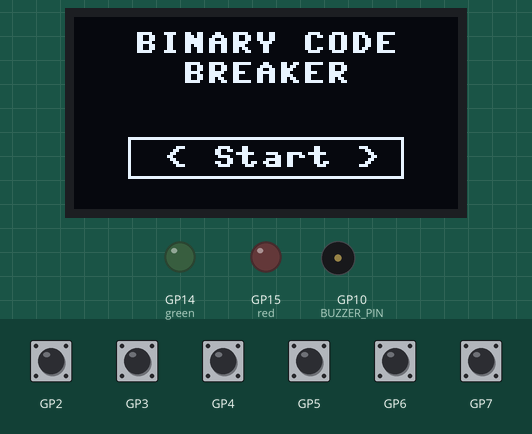
Recording of a program running on a simulated Raspberry Pi Pico running MicroPython. On the bench: 128×64 one-colour display, output pins drawn as LEDs (lit = HIGH), buzzer (waves = sounding). The test bench sets the inputs (shaded band); at power-on: GP2–7 HIGH. Library files of the repository ran but are not shown: ssd1306.py; what the program prints to the serial console is not drawn.

Above: at 2.8 s.
2.9 s: GP6 pulled LOW for 0.15 s
At 3.5 s:
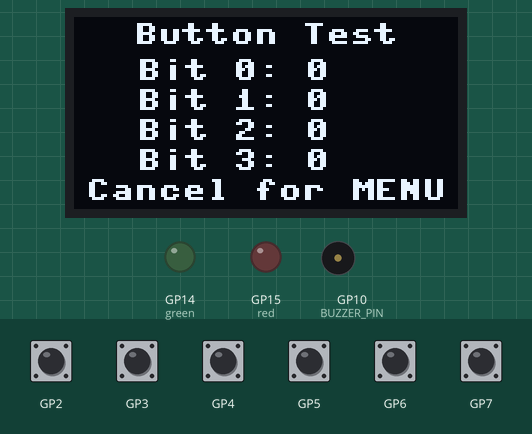
4.5 s: GP2 pulled LOW for 1 s
At 6.1 s:
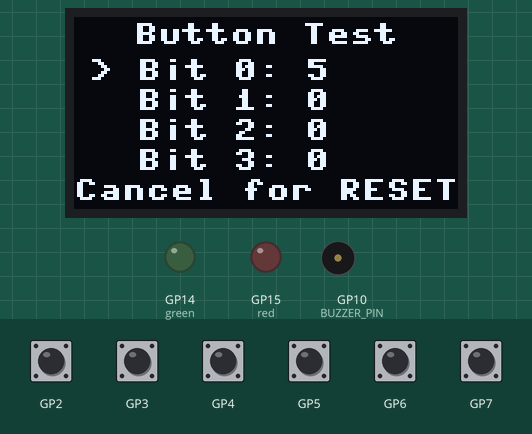
7.0 s: GP3 pulled LOW for 0.15 s
At 7.7 s:
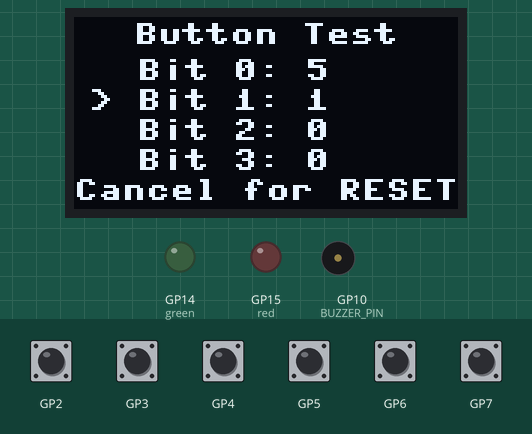
8.6 s: GP4 pulled LOW for 0.15 s
At 9.0 s:
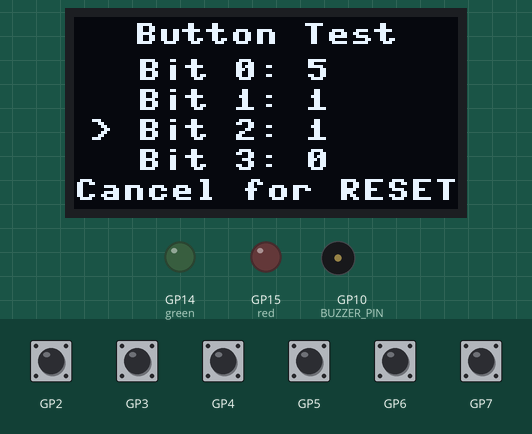
10.2 s: GP5 pulled LOW for 0.15 s
At 11.4 s:
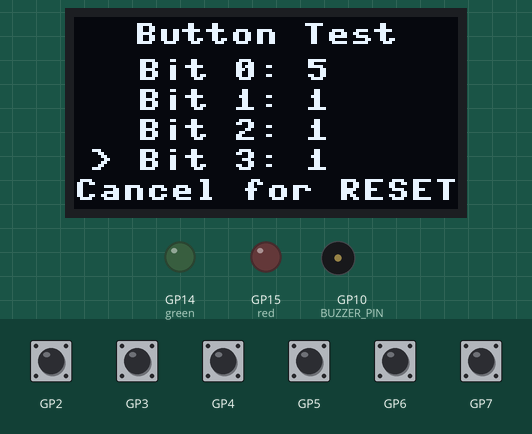
11.8 s: GP2 pulled LOW for 0.15 s
At 12.4 s:
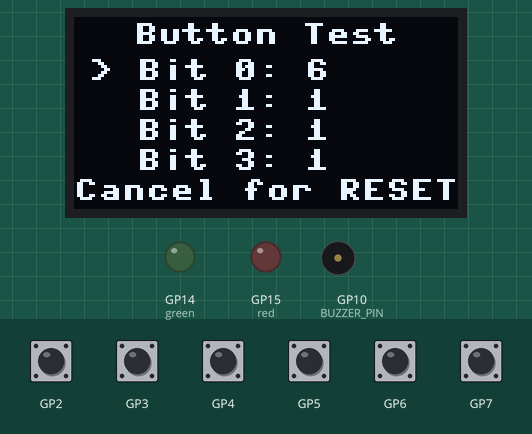
Timing chart, 0 to 14.4 s (numbered marks = the images above; inputs shaded):
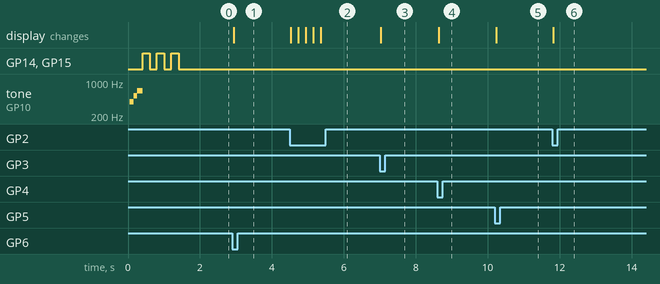

Measured:
- after the input at 2.9 s, the display: changes at once (image 1)
- after the input at 4.5 s, the display: first changes at once (image 2 shows a later state)
- after the input at 7.0 s, the display: changes at once (image 3)
- after the input at 8.6 s, the display: changes at once (image 4)
- after the input at 10.2 s, the display: changes at once (image 5)
- after the input at 11.8 s, the display: changes at once (image 6)

The program:

main.py
```python
# main.py
import utime
import hardware_manager as hw

# --- Initialize All Objects ---
display = hw.Display()
buzzer = hw.Buzzer()
leds = hw.LEDs()
inputs = hw.InputHandler()

# --- Variables for State Management ---
current_screen = "MENU"
last_pressed_button = None # We'll remember the last pressed button for the UI
input_counts = {
    "Bit 0": 0, "Bit 1": 0, "Bit 2": 0, "Bit 3": 0
}

# --- Functions ---
def run_startup_sequence():
    """Runs the startup sequence."""
    display.draw_main_menu()
    buzzer.play_startup_sound()
    leds.blink_all()

def reset_counts():
    """Resets the counters and redraws the screen."""
    global last_pressed_button
    last_pressed_button = None
    for key in input_counts:
        input_counts[key] = 0
    # Redraw with reset values
    display.draw_counter_screen(input_counts, last_pressed_button, True)

# --- Program Start ---
run_startup_sequence()

# --- Main Infinite Loop ---
while True:
    pressed_button = inputs.check_press()

    if pressed_button:
        # --- LOGIC FOR THE MENU SCREEN ---
        if current_screen == "MENU":
            if pressed_button == "Confirm":
                current_screen = "COUNTER_TEST"
                reset_counts() # Resets and simultaneously redraws the first screen

        # --- LOGIC FOR THE COUNTER TEST SCREEN ---
        elif current_screen == "COUNTER_TEST":

            if pressed_button in input_counts:
                input_counts[pressed_button] += 1
                last_pressed_button = pressed_button # Save the last input
                # Redraw the screen with the new data
                display.draw_counter_screen(input_counts, last_pressed_button, False)

            elif pressed_button == "Cancel":
                all_zero = all(count == 0 for count in input_counts.values())

                if all_zero:
                    current_screen = "MENU"
                    run_startup_sequence()
                else:
                    reset_counts()

    utime.sleep(0.01)
```

hardware_manager.py
```python
# hardware_manager.py
import machine
import utime
from ssd1306 import SSD1306_I2C
import config

class Display:
    def __init__(self):
        i2c = machine.I2C(0, scl=machine.Pin(config.PIN_SCL), sda=machine.Pin(config.PIN_SDA))
        self.oled = SSD1306_I2C(config.DISPLAY_WIDTH, config.DISPLAY_HEIGHT, i2c, config.I2C_ADDRESS)
        print("Display (128x64) initialized.")

    def draw_main_menu(self):
        self.oled.fill(0)

        # Game title on two lines for better readability and centering
        title1 = "BINARY CODE"
        title2 = "BREAKER"

        # Calculate the x position to center each line
        # (Display width - (number of characters * 8 pixels per character)) / 2
        x1 = (config.DISPLAY_WIDTH - (len(title1) * 8)) // 2
        x2 = (config.DISPLAY_WIDTH - (len(title2) * 8)) // 2

        self.oled.text(title1, x1, 5)
        self.oled.text(title2, x2, 15)

        # Frame around the start button
        self.oled.rect(18, 40, 92, 14, 1)
        self.oled.text("< Start >", 30, 43)

        self.oled.show()

    def draw_counter_screen(self, counts, last_pressed, all_zero):
        self.oled.fill(0)

        # Create a mapping for prettier names and pin numbers
        button_labels = {
            "Bit 0": "Bit 0",
            "Bit 1": "Bit 1",
            "Bit 2": "Bit 2",
            "Bit 3": "Bit 3"
        }

        # Centered title
        title = "Button Test"
        x_title = (config.DISPLAY_WIDTH - (len(title) * 8)) // 2
        self.oled.text(title, x_title, 2)

        # --- CHANGE #1: Guaranteed order ---
        # We create a list that has a fixed order.
        # The loop will now follow this list, not the dictionary.
        display_order = ["Bit 0", "Bit 1", "Bit 2", "Bit 3"]

        # --- CHANGE #2: Adjusted spacing ---
        # We reduce the space between lines to make everything fit.
        y_pos = 14 # Start a little lower
        for name in display_order:
            selector = "> " if name == last_pressed else "  " # Added space for alignment

            full_label = button_labels.get(name)
            count = counts.get(name)

            self.oled.text(f"{selector}{full_label}: {count}", 5, y_pos)
            y_pos += 10 # We reduced the step from 12 to 10

        # Centered dynamic prompt
        if all_zero:
            prompt = "Cancel for MENU"
        else:
            prompt = "Cancel for RESET"

        x_prompt = (config.DISPLAY_WIDTH - (len(prompt) * 8)) // 2
        self.oled.text(prompt, x_prompt, 54) # This position is now correct

        self.oled.show()

# The other classes (Buzzer, LEDs, InputHandler) remain the same as in the previous version
class Buzzer:
    def __init__(self):
        self.pwm = machine.PWM(machine.Pin(config.BUZZER_PIN))
    def play_tone(self, frequency, duration):
        self.pwm.freq(frequency)
        self.pwm.duty_u16(32768)
        utime.sleep(duration)
        self.pwm.duty_u16(0)
    def play_startup_sound(self):
        self.play_tone(392, 0.1)
        self.play_tone(523, 0.1)
        self.play_tone(659, 0.15)

class LEDs:
    def __init__(self):
        self.green = machine.Pin(config.GREEN_LED_PIN, machine.Pin.OUT)
        self.red = machine.Pin(config.RED_LED_PIN, machine.Pin.OUT)
    def blink_all(self, times=3, delay=0.2):
        for _ in range(times):
            self.green.on()
            self.red.on()
            utime.sleep(delay)
            self.green.off()
            self.red.off()
            utime.sleep(delay)

class InputHandler:
    def __init__(self):
        self.buttons = {name: machine.Pin(pin, machine.Pin.IN, machine.Pin.PULL_UP) for name, pin in config.BUTTON_PINS.items()}
        self.last_press_time = 0
    def check_press(self):
        current_time = utime.ticks_ms()
        if current_time - self.last_press_time < config.DEBOUNCE_DELAY_MS:
            return None
        for name, pin in self.buttons.items():
            if pin.value() == 0:
                self.last_press_time = current_time
                return name
        return None
```

config.py
```python
# config.py - Central pin and hardware settings

# I2C Display (OLED 128x64)
PIN_SCL = 1
PIN_SDA = 0
DISPLAY_WIDTH = 128
DISPLAY_HEIGHT = 64
I2C_ADDRESS = 0x3C

# Buttons
BUTTON_PINS = {
    "Bit 0": 2,
    "Bit 1": 3,
    "Bit 2": 4,
    "Bit 3": 5,
    "Confirm": 6,
    "Cancel": 7
}

# Outputs
BUZZER_PIN = 10
GREEN_LED_PIN = 14
RED_LED_PIN = 15

# Settings
DEBOUNCE_DELAY_MS = 200
```
